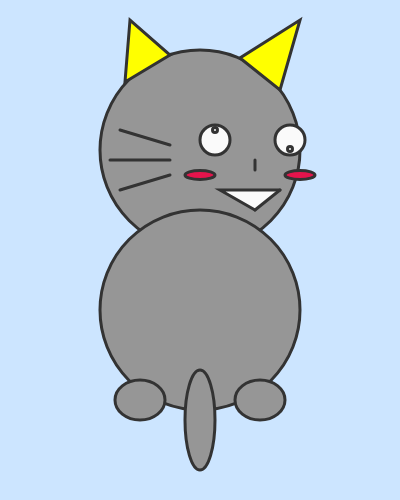
Frame 1 (no input)
Frame 60 (no input): identical to frame 1, image omitted
Frame 120 (the mouse pressed at the canvas centre since frame 60): identical to frame 1, image omitted

The p5.js sketch that drew this single still picture (run headless with seeded random() and noise() and a simulated clock; from frame 60 on, the mouse is pressed at the canvas centre):

// p5.js sketch
// ── sketch.js
function setup() {
  createCanvas(400, 500);
  background(204,229,255);
  
  //face
  fill(150);
  strokeWeight(3);
  stroke(51)
  ellipse(200,150,200,200)
  
  //eyes
  fill(250);
  strokeWeight(3);
  stroke(51);
  ellipse(215,140,30,30);
  ellipse(290,140,30,30);
  
  //eyes*
  ellipse (215,130,5,5);
  ellipse (290,149,5,5);
  
  //nose
  line(255, 170, 255, 160);
  
  //mouth
   //mouth
  beginShape(TRIANGLE_STRIP);
  vertex(220, 190);
  vertex(280, 190);
  vertex(255, 210);
  endShape();
  
  //ears
  fill('yellow')
  triangle(170,55,125,82,130,20)
  triangle(240,58,280,90,300,20)
  
  //blush
  fill(228,20,76);
  ellipse(200,175,30,9);
  ellipse(300,175,30,9);
  
  //body
  fill(150);
  ellipse(200,310,200,200);
  
  //foot
  ellipse(140,400,50,40);
  ellipse(260,400,50,40);
  
  //hair
  line(170,145,120,130);
  line(170,160,110,160);
  line(170,175,120,190);
  
  //tail
  ellipse(200,420,30,100)
  
}

function draw() {
  
}
